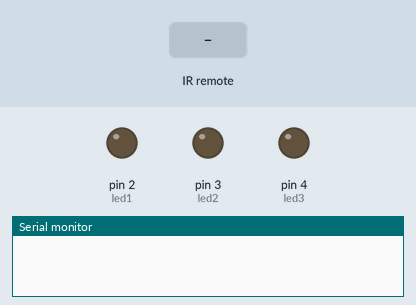
The sketch below on a simulated Arduino Uno, built with avr-gcc and run on an emulated ATmega328P. Shown: output pins drawn as LEDs (lit = HIGH), the last lines printed to the serial monitor. The inputs (shaded band) are chosen by the test bench.

Above: at 1.2 s.
1.3 s: infrared code 0x20DF8877 received
At 2.4 s:
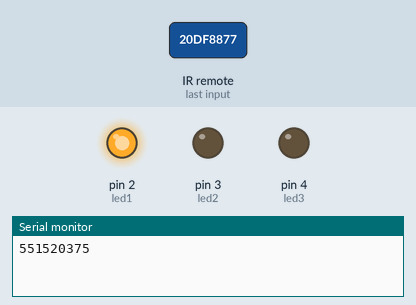
2.8 s: infrared code 0x20DF48B7 received
At 3.6 s:
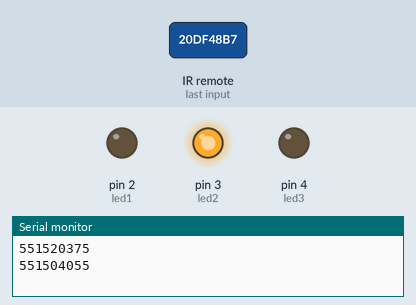
4.3 s: infrared code 0x20DFC837 received
At 4.7 s:
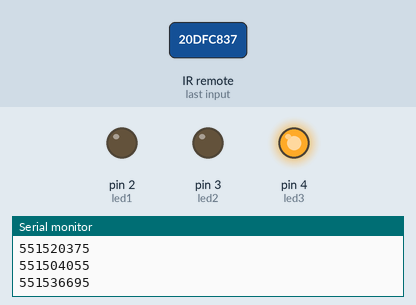
5.8 s: infrared code 0x20DF10EF received
At 7.1 s:
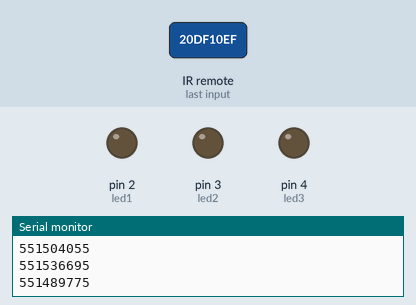
Timing chart, 0 to 8.3 s (numbered marks = the images above; inputs shaded):
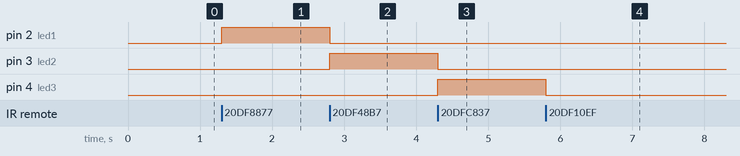

The sketch:

remote02.ino
```cpp
/*
 *  Controlling a RGB LED with a TV Remote
 *
 *  Modified IRrecvDemo example from Ken Shirriff IRremote Library
 *  Ken Shirriff
 *  http://arcfn.com
 *
 *  Modified by Dejan Nedelkovski,
 *  www.HowToMechatronics.com
 *
 */

#include <IRremote.h>

int led1 = 2;
int led2 = 3;
int led3 = 4;

boolean pos1 = false;
boolean pos2 = false;
boolean pos3 = false;
boolean pos4 = false;

int RECV_PIN = 8; // IR Receiver - Arduino Pin Number 8

IRrecv irrecv(RECV_PIN);

decode_results results;

void setup()
{
  Serial.begin(9600);
  irrecv.enableIRIn(); // Start the receiver
  pinMode(led1,OUTPUT);
  pinMode(led2,OUTPUT);
  pinMode(led3,OUTPUT);
}

void setOff()
{
  digitalWrite(led1,LOW);
  digitalWrite(led2,LOW);
  digitalWrite(led3,LOW);
}

void loop() {

  if (irrecv.decode(&results)) {

    Serial.println(results.value);

    if(results.value == 551489775)//Turn On And Off
    {
      setOff();
    }
    else if( results.value == 551520375 )// Number 1
    {
      setOff();
      digitalWrite(led1,HIGH);

    }
    else if( results.value == 551504055 )// Number 2
    {
      setOff();
      digitalWrite(led2,HIGH);
    }
    else if( results.value == 551536695 )// Number 3
    {
      setOff();
      digitalWrite(led3,HIGH);
    }


    irrecv.resume(); // Receive the next value

  }
  else
  {


  }
  //delay(100);
}
```

Measured:
- after the input at 1.3 s, pin 2 (led1): LOW → HIGH at once
- after the input at 2.8 s, pin 2 (led1): HIGH → LOW at once; pin 3 (led2): LOW → HIGH at once
- after the input at 4.3 s, pin 3 (led2): HIGH → LOW at once; pin 4 (led3): LOW → HIGH at once
- after the input at 5.8 s, pin 4 (led3): HIGH → LOW at once
